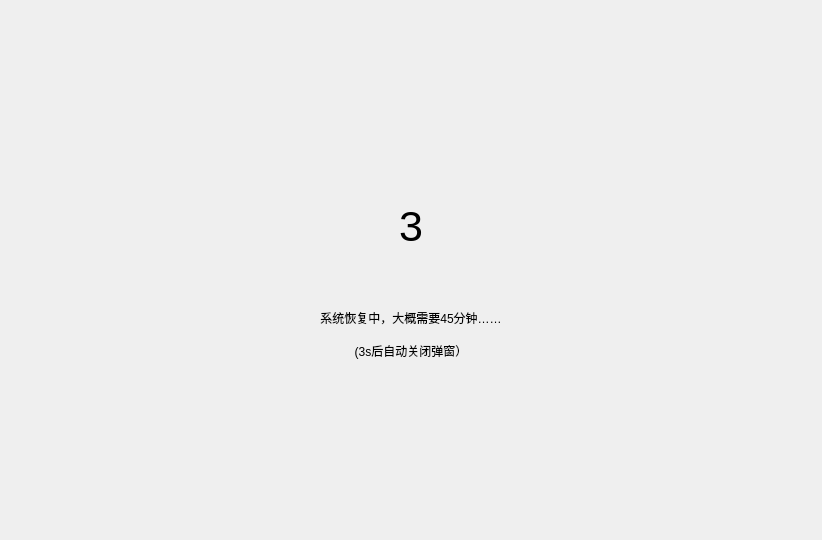
<?xml version="1.0" encoding="UTF-8"?>
<ui version="4.0">
 <class>tempmask</class>
 <widget class="QWidget" name="tempmask">
  <property name="geometry">
   <rect>
    <x>0</x>
    <y>0</y>
    <width>822</width>
    <height>540</height>
   </rect>
  </property>
  <property name="windowTitle">
   <string>Form</string>
  </property>
  <layout class="QVBoxLayout" name="verticalLayout">
   <property name="spacing">
    <number>0</number>
   </property>
   <property name="leftMargin">
    <number>0</number>
   </property>
   <property name="topMargin">
    <number>0</number>
   </property>
   <property name="rightMargin">
    <number>0</number>
   </property>
   <property name="bottomMargin">
    <number>0</number>
   </property>
   <item>
    <widget class="QWidget" name="widget_2" native="true">
     <layout class="QVBoxLayout" name="verticalLayout_2">
      <item>
       <spacer name="verticalSpacer">
        <property name="orientation">
         <enum>Qt::Vertical</enum>
        </property>
        <property name="sizeHint" stdset="0">
         <size>
          <width>20</width>
          <height>40</height>
         </size>
        </property>
       </spacer>
      </item>
      <item alignment="Qt::AlignHCenter">
       <widget class="QWidget" name="widget_3" native="true">
        <property name="minimumSize">
         <size>
          <width>400</width>
          <height>240</height>
         </size>
        </property>
        <property name="maximumSize">
         <size>
          <width>400</width>
          <height>240</height>
         </size>
        </property>
        <property name="focusPolicy">
         <enum>Qt::NoFocus</enum>
        </property>
        <layout class="QVBoxLayout" name="verticalLayout_3">
         <property name="spacing">
          <number>5</number>
         </property>
         <property name="sizeConstraint">
          <enum>QLayout::SetDefaultConstraint</enum>
         </property>
         <property name="leftMargin">
          <number>0</number>
         </property>
         <property name="topMargin">
          <number>0</number>
         </property>
         <property name="rightMargin">
          <number>0</number>
         </property>
         <property name="bottomMargin">
          <number>0</number>
         </property>
         <item>
          <spacer name="verticalSpacer_3">
           <property name="orientation">
            <enum>Qt::Vertical</enum>
           </property>
           <property name="sizeType">
            <enum>QSizePolicy::Fixed</enum>
           </property>
           <property name="sizeHint" stdset="0">
            <size>
             <width>20</width>
             <height>29</height>
            </size>
           </property>
          </spacer>
         </item>
         <item alignment="Qt::AlignHCenter">
          <widget class="QLabel" name="lbsecs">
           <property name="minimumSize">
            <size>
             <width>64</width>
             <height>94</height>
            </size>
           </property>
           <property name="maximumSize">
            <size>
             <width>64</width>
             <height>94</height>
            </size>
           </property>
           <property name="font">
            <font>
             <pointsize>32</pointsize>
            </font>
           </property>
           <property name="text">
            <string>3</string>
           </property>
           <property name="alignment">
            <set>Qt::AlignCenter</set>
           </property>
          </widget>
         </item>
         <item>
          <spacer name="verticalSpacer_4">
           <property name="orientation">
            <enum>Qt::Vertical</enum>
           </property>
           <property name="sizeType">
            <enum>QSizePolicy::Fixed</enum>
           </property>
           <property name="sizeHint" stdset="0">
            <size>
             <width>20</width>
             <height>31</height>
            </size>
           </property>
          </spacer>
         </item>
         <item alignment="Qt::AlignHCenter">
          <widget class="QLabel" name="label">
           <property name="maximumSize">
            <size>
             <width>350</width>
             <height>24</height>
            </size>
           </property>
           <property name="focusPolicy">
            <enum>Qt::WheelFocus</enum>
           </property>
           <property name="text">
            <string>系统恢复中，大概需要45分钟……</string>
           </property>
           <property name="alignment">
            <set>Qt::AlignCenter</set>
           </property>
           <property name="margin">
            <number>0</number>
           </property>
          </widget>
         </item>
         <item>
          <spacer name="verticalSpacer_5">
           <property name="orientation">
            <enum>Qt::Vertical</enum>
           </property>
           <property name="sizeType">
            <enum>QSizePolicy::Fixed</enum>
           </property>
           <property name="sizeHint" stdset="0">
            <size>
             <width>20</width>
             <height>8</height>
            </size>
           </property>
          </spacer>
         </item>
         <item alignment="Qt::AlignHCenter">
          <widget class="QLabel" name="label_2">
           <property name="minimumSize">
            <size>
             <width>400</width>
             <height>0</height>
            </size>
           </property>
           <property name="maximumSize">
            <size>
             <width>400</width>
             <height>24</height>
            </size>
           </property>
           <property name="text">
            <string>(3s后自动关闭弹窗）</string>
           </property>
           <property name="alignment">
            <set>Qt::AlignCenter</set>
           </property>
          </widget>
         </item>
         <item>
          <spacer name="verticalSpacer_6">
           <property name="orientation">
            <enum>Qt::Vertical</enum>
           </property>
           <property name="sizeType">
            <enum>QSizePolicy::Fixed</enum>
           </property>
           <property name="sizeHint" stdset="0">
            <size>
             <width>20</width>
             <height>30</height>
            </size>
           </property>
          </spacer>
         </item>
        </layout>
       </widget>
      </item>
      <item>
       <spacer name="verticalSpacer_2">
        <property name="orientation">
         <enum>Qt::Vertical</enum>
        </property>
        <property name="sizeHint" stdset="0">
         <size>
          <width>20</width>
          <height>40</height>
         </size>
        </property>
       </spacer>
      </item>
     </layout>
    </widget>
   </item>
  </layout>
 </widget>
 <resources/>
 <connections/>
</ui>
